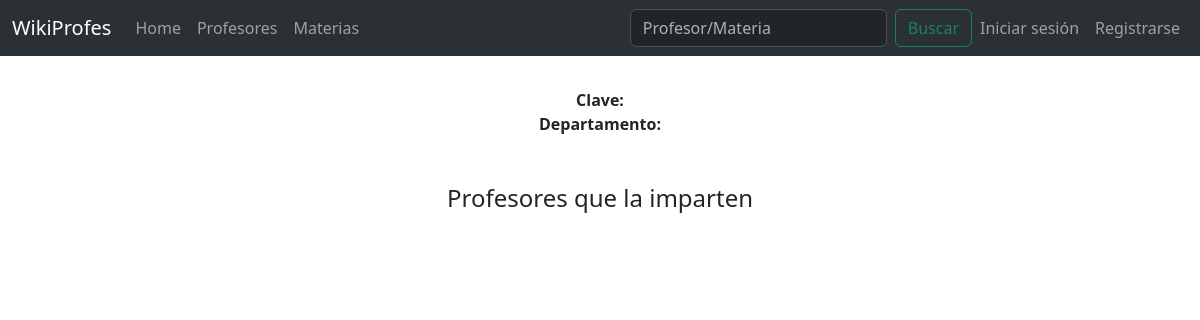
The page /materia/2 on the database as committed earlier.
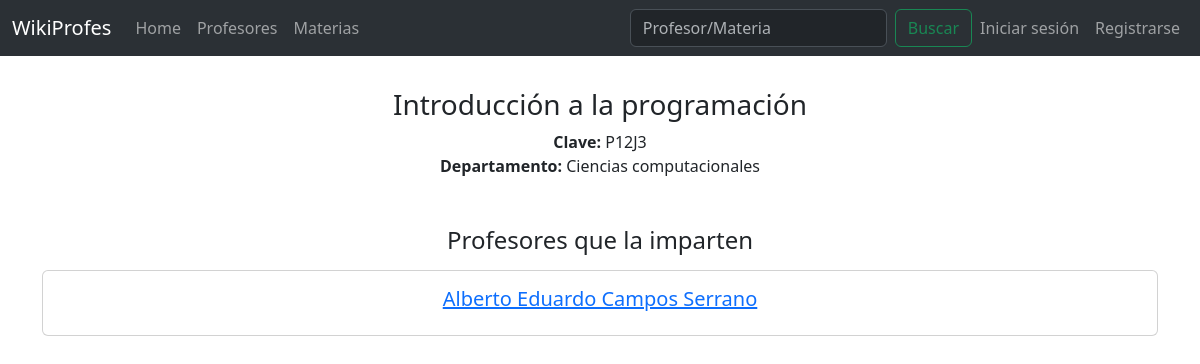
The same page on the database as committed later.
### publicacion/models.py (models this page shows, shortened)
class Publicacion(models.Model):
    profesor = models.ForeignKey(Profesor, on_delete=models.CASCADE)
    materia = models.ForeignKey(Materia, on_delete=models.CASCADE)
    usuario = models.ForeignKey(User, on_delete=models.CASCADE)
    titulo = models.CharField(max_length=80)
    fecha = models.DateField()
    comentario = models.TextField(max_length=2000)
    dominio = models.IntegerField()
    puntualidad = models.IntegerField()
    asistencia = models.IntegerField()
    dificultad = models.IntegerField()
    seguimiento = models.IntegerField()

### materia/models.py (models this page shows, shortened)
class Materia(models.Model):
    clave = models.CharField(max_length=10)
    nombre = models.CharField(max_length=80)
    departamento = models.CharField(max_length=50)
    profesores = models.ManyToManyField(Profesor, through='publicacion.Publicacion')
    usuarios = models.ManyToManyField(User, through='publicacion.Publicacion')

### profesor/models.py (models this page shows, shortened)
class Profesor(models.Model):
    nombre = models.CharField(max_length=80)
    usuarios = models.ManyToManyField(User, through='publicacion.Publicacion')
    def __str__(self):
        return f'{self.nombre}'

### publicacion/views.py (the view)
# urls.py: path('materia/<int:materia_id>', views.MateriaView.as_view(), name='materia'),
class MateriaView(generic.ListView):
    template_name = 'materia/materiaDetalles.html'
    def get_queryset(self):
        return Publicacion.objects.filter(materia_id=self.kwargs['materia_id'])

### templates/materia/materiaDetalles.html (shortened to what this page needs)
{% extends "base.html" %}
{% block content %}
<div style="text-align: center; margin-top: 2rem;">
    <h3>{{publicacion_list.0.materia.nombre}}</h3>
    <a> <a style="font-weight: bold;">Clave:</a> {{publicacion_list.0.materia.clave}}</a> <br/>
    <a> <a style="font-weight: bold;">Departamento:</a> {{publicacion_list.0.materia.departamento}}</a>
</div>
<div style="margin-top: 3rem;">
    <h4 style="text-align: center;"> Profesores que la imparten</h4>
    {% for publicacion in publicacion_list %}
    <section>
        <div class="container" style="margin-top: 1rem;">
            <div class="card text-center">
                <div class="card-body">
                <h5 class="card-title"><a href="{% url 'publicacion:profesor' publicacion.profesor.id %}">{{publicacion.profesor}}</a></h5>
            </div>
        </div>
    </section>
    {% endfor %}
</div>
{% endblock content %}

Rows that differ between the two databases and show on the page:
added Publicacion: materia.nombre "Introducción a la programación", materia.clave "P12J3", materia.departamento "Ciencias computacionales", profesor "Alberto Eduardo Campos Serrano"
